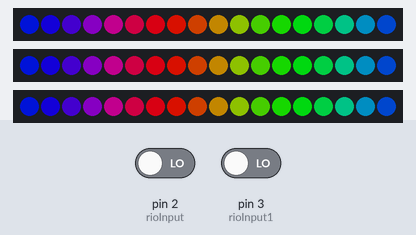
The sketch below on a simulated Arduino Uno, built with avr-gcc and run on an emulated ATmega328P. Parts: 3 × 18 RGB LEDs in strip order, left to right. The test bench sets the inputs (shaded band); at power-on: pin 2 (rioInput) LOW, pin 3 (rioInput1) LOW. Dim RGB values are drawn brighter than linear.

Above: at 1.2 s.
1.3 s: pin 2 (rioInput) driven HIGH
At 2.1 s:
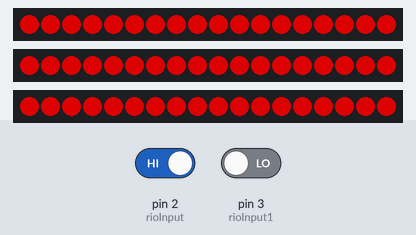
2.8 s: pin 3 (rioInput1) driven HIGH
At 2.97 s:
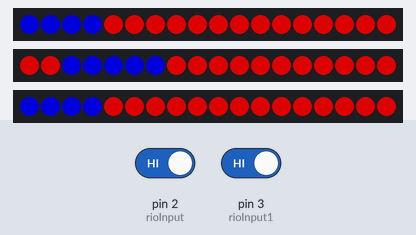
5.5 s: pin 2 (rioInput) driven LOW
At 6.9 s:
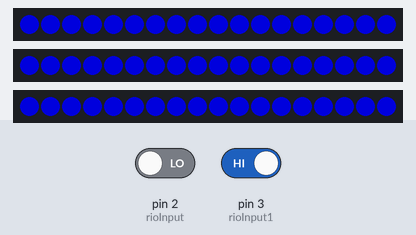
7.7 s: pin 3 (rioInput1) driven LOW
At 7.86 s:
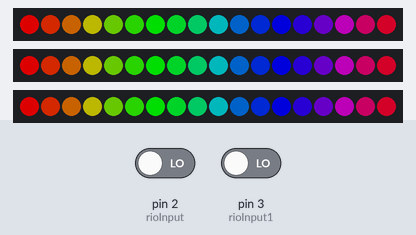
10.7 s: pin 2 (rioInput) driven HIGH and pin 3 (rioInput1) driven HIGH
At 10.86 s:
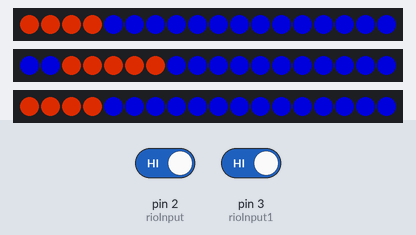
13.7 s: pin 2 (rioInput) driven LOW and pin 3 (rioInput1) driven LOW
At 14.64 s:
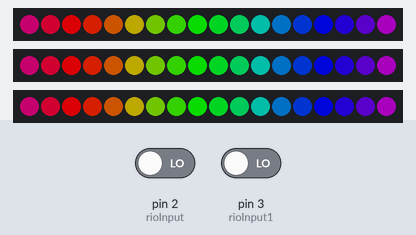
Timing chart, 0 to 16.7 s (numbered marks = the images above; inputs shaded):
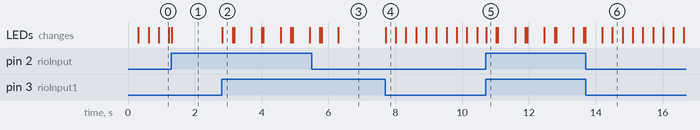

Measured:
- after the input at 1.3 s, the LEDs: change at once (image 1)
- after the input at 2.8 s, the LEDs: change at once (image 2)
- after the input at 5.5 s, the LEDs: first differ from a run without the input after 0.80 s (image 3)
- after the input at 7.7 s, the LEDs: change at once (image 4)
- after the input at 10.7 s, the LEDs: change at once (image 5)
- after the input at 13.7 s, the LEDs: first change after 0.49 s (image 6 shows a later state)

The sketch:

strip.ino
```cpp
/************************************************************************
 * Arduino Code for 1241 LED strip using NeoPixel Libary from Adafruit
 * https://learn.adafruit.com/adafruit-neopixel-uberguide/overview
 * To Download the Libary go to sketch/include libary/manage libaries/ and search for neopixel and you can download it
 *
 * Year: 2016
 * Author: James Taylor
 *
 * WARNING BEFORE STARTING MAKE SURE THERE IS A 1000uF CAPACITOR CONNECTED TO THE POWER SUPPLY GOING TO THE LED STRIP
 * OTHERWISE YOU COULD DAMAGE THE STRIP. ALSO MAKE SURE THERE IS A 300Î© TO 500Î© RESISTOR CONNECTED BETWEEN THE ARDUINO
 * AND THE LED STRIP DIN PORT
 *
 * Ways to output to LED
 * 1)
 *      strip.setPixelColor(n, red, green, blue);
 *      n = led number in strip, 0 is first LED, Last led will be n-1 ex.. 60 leds in strip last led will be 59
 *      red = pixel color, 0 is off and 255 is max
 *      green = pixel color, 0 is off and 255 is max
 *      blue = pixel color, 0 is off and 255 is max
 * 2)
 *      strip.setPixelColor(n, color);
 *      in order to do this one you first need to declare the color
 *      ex..
 *      uint32_t magenta = strip.Color(255,0,255);
 *      strip.setPixelColor(10, magenta);
 *      this will set the 10th pixel to magenta
 *
 * setPixelColor does not update right away in order to upadate you need to call
 *      strip.show();
 *
 * if you want to change the brightnees of the leds you can use
 *      strip.setBrightness(x);
 *      x = a value between 0 (off) and 255 (max)
 *      needs to be updated with strip.show();
 *      recomended that you use this in the setup loop, not intended for constant use
 *
 * for loop structure
 * ex.. will turn the leds to red starting with the first led all the way to the last one
 *      for(uint16_t i = 0; i<strip.numPixels(); i++)
 *      {
 *        strip.setPixelColor(i, 255,0,0);
 *      }
 *      strip.show();
 *      delay(50);
 *
 */

/*
 * Included libaries
 */
#include <Adafruit_NeoPixel.h>

/*
 * Global Variables
 */
#define PIN 9 // Left Strip
#define PIN2 10 // Center Strip
#define PIN3 11 // Right Strip
#define LED 18 // Number of Leds in strip
const int rioInput = 2; // First Input from roboRio
const int rioInput1 = 3; // Secound Input from roboRio
boolean team = false; // to know what team you are on

/*
 * Initialization
 *
 * NEO_GRB type of flag
 * NEO_KHZ800 800 KHz bitstream for WS2812 LEDS
 */
Adafruit_NeoPixel strip = Adafruit_NeoPixel(LED, PIN, NEO_GRB + NEO_KHZ800);
Adafruit_NeoPixel strip2 = Adafruit_NeoPixel(LED, PIN2, NEO_GRB + NEO_KHZ800);
Adafruit_NeoPixel strip3 = Adafruit_NeoPixel(LED, PIN3, NEO_GRB + NEO_KHZ800);

/*
 * Color Declerations
 */
uint32_t blue = strip.Color(0,192,255);

/*
 * Setup loop will run once
 */
void setup() {
  //make the rioInputs Inputs
  pinMode(rioInput, INPUT);
  pinMode(rioInput1, INPUT);
  //Start the strip
  strip.begin();
  strip.setBrightness(150);
  strip2.begin();
  strip2.setBrightness(150);
  strip3.begin();
  strip3.setBrightness(150);
  strip.show();
  strip2.show();
  strip3.show();
}

/*
 * Main loop runs constantly
 */
void loop() {

  //When input from rio is 1,1
  if (digitalRead(rioInput) == HIGH && digitalRead(rioInput1) == HIGH)
  {
    pattern1();
  }
  //When input from rio is 0,1
  else if (digitalRead(rioInput) == LOW && digitalRead(rioInput1) == HIGH)
  {
    team = true;
    pattern2();
  }
  //When input from rio is 1,0
  else if (digitalRead(rioInput) == HIGH && digitalRead(rioInput1) == LOW)
  {
    team = false;
    pattern3();
  }
  //When input from rio is 0,0 and default off
  else
  {
     uint16_t i, j;

    for(j=0; j<256*5; j++) { // 5 cycles of all colors on wheel
      for(i=0; i<strip.numPixels(); i++) {
        if(digitalRead(rioInput) == HIGH || digitalRead(rioInput1) == HIGH)
        break;
        strip.setPixelColor(i, Wheel(((i * 256 / strip.numPixels()) - j) & 255));
        strip2.setPixelColor(i, Wheel(((i * 256 / strip2.numPixels()) - j) & 255));
        strip3.setPixelColor(i, Wheel(((i * 256 / strip3.numPixels()) -  j) & 255));
      }
      if(digitalRead(rioInput) == HIGH || digitalRead(rioInput1) == HIGH)
        break;
      strip.show();
      strip2.show();
      strip3.show();
      delay(5);
  }
  }
}

/*
 * Pattern 1 Shooting
 */
 void pattern1(){
  if(team == true){
    for(int y = 0; y<strip.numPixels(); y++){
    //turn off leds
      strip.setPixelColor(y, 0, 0, 255);
      strip2.setPixelColor(y, 0, 0, 255);
      strip3.setPixelColor(y, 0, 0, 255);
  }
    strip.show();
    strip2.show();
    strip3.show();
    delay(10);
  uint16_t i, x, d;
  for(i = 0; i<5; i++){
      //turn on leds
      strip.setPixelColor(i-1, 255, 50, 0);
      strip2.setPixelColor(i+2, 255, 50, 0);
      strip3.setPixelColor(i-1, 255, 50, 0);
    }
    strip.show();
    strip2.show();
    strip3.show();
    delay(100);
  for(x = 0; x<strip.numPixels(); x++){
    //turn on leds
      strip.setPixelColor(i-1+x, 255, 50, 0);
      strip2.setPixelColor(i+2+x, 255, 50, 0);
      strip3.setPixelColor(i-1+x, 255, 50, 0);
    strip.show();
    strip2.show();
    strip3.show();
      //turn on leds
      strip.setPixelColor(x, 0, 0, 255);
      strip2.setPixelColor(x+3, 0, 0, 255);
      strip3.setPixelColor(x, 0, 0, 255);
   if(x==0)
   {
    strip2.setPixelColor(2,0,0,255);
   }

    strip.show();
    strip2.show();
    strip3.show();
    delayMicroseconds(140000);
  }
  }
  else if (team == false){
    for(int y = 0; y<strip.numPixels(); y++){
    //turn off leds
      strip.setPixelColor(y, 255, 0, 0);
      strip2.setPixelColor(y, 255, 0, 0);
      strip3.setPixelColor(y, 255, 0, 0);
  }
    strip.show();
    strip2.show();
    strip3.show();
    delay(10);
  uint16_t i, x, d;
  for(i = 0; i<5; i++){
      //turn on leds
      strip.setPixelColor(i-1, 0, 0, 255);
      strip2.setPixelColor(i+2, 0, 0, 255);
      strip3.setPixelColor(i-1, 0, 0, 255);
    }
    strip.show();
    strip2.show();
    strip3.show();
    delay(100);
  for(x = 0; x<strip.numPixels(); x++){
    //turn on leds
      strip.setPixelColor(i-1+x, 0, 0, 255);
      strip2.setPixelColor(i+2+x, 0, 0, 255);
      strip3.setPixelColor(i-1+x, 0, 0, 255);
    strip.show();
    strip2.show();
    strip3.show();
      //turn on leds
      strip.setPixelColor(x, 255, 0, 0);
      strip2.setPixelColor(x+3, 255, 0, 0);
      strip3.setPixelColor(x, 255, 0, 0);
   if(x==0)
   {
    strip2.setPixelColor(2, 255, 0, 0);
   }

    strip.show();
    strip2.show();
    strip3.show();
    delayMicroseconds(140000);
  }
  }

  delay(500);
 }

/*
 * Pattern 2 Blue
 */
void pattern2(){
  for(uint16_t i=0; i<strip.numPixels(); i++) {
    strip.setPixelColor(i, 0, 0, 255);
    strip2.setPixelColor(i, 0, 0, 255);
    strip3.setPixelColor(i, 0, 0, 255);
  }
  strip.show();
  strip2.show();
  strip3.show();
  delay(10);
}

/*
 * pattern3 Red
 */
void pattern3() {
  for(uint16_t i=0; i<strip.numPixels(); i++) {
    strip.setPixelColor(i, 255, 0, 0);
    strip2.setPixelColor(i, 255, 0, 0);
    strip3.setPixelColor(i, 255, 0, 0);
  }
  strip.show();
  strip2.show();
  strip3.show();
  delay(10);
}

// Input a value 0 to 255 to get a color value.
// The colours are a transition r - g - b - back to r.
uint32_t Wheel(byte WheelPos) {
  WheelPos = 255 - WheelPos;
  if(WheelPos < 85) {
    return strip.Color(255 - WheelPos * 3, 0, WheelPos * 3);
  }
  if(WheelPos < 170) {
    WheelPos -= 85;
    return strip.Color(0, WheelPos * 3, 255 - WheelPos * 3);
  }
  WheelPos -= 170;
  return strip.Color(WheelPos * 3, 255 - WheelPos * 3, 0);
}
```
